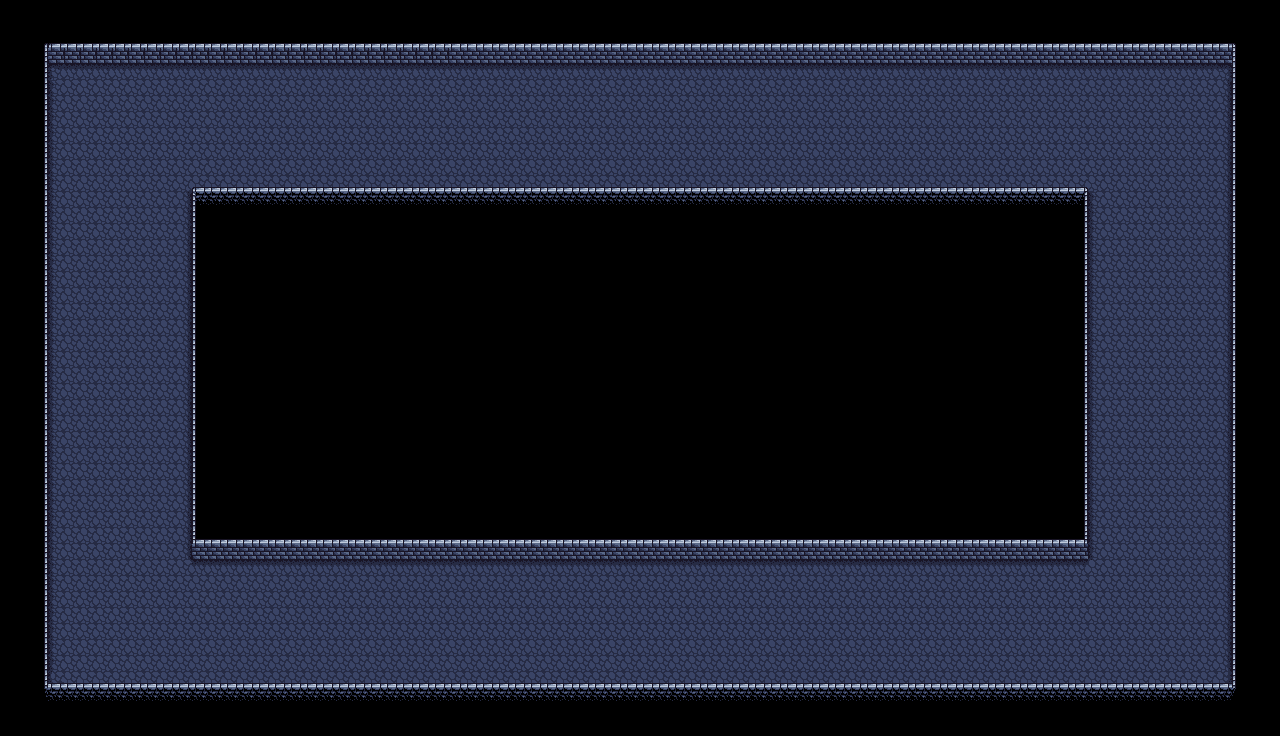

Rendered tile map (Tiled .tmx) drawn with the repository's tilesets; below, a short description and the map source with its tile grids summarised:
An orthogonal 80x46 tile map with 16x16 px tiles, 3 tile layers (Ground, Walls, Walls No Collide).

<map version="1.0" orientation="orthogonal" renderorder="right-down" width="80" height="46" tilewidth="16" tileheight="16" nextobjectid="1">
 <tileset firstgid="1" name="Dungeon Tile Set" tilewidth="16" tileheight="16" tilecount="256" columns="16">
  <image source="Dungeon Tile Set.png" width="256" height="256" />
 </tileset>
 <layer name="Ground" width="80" height="46">
  <data>[3680 cells, 1654 non-empty, 8 distinct tile ids]</data>
 </layer>
 <layer name="Walls" width="80" height="46">
  <data>[3680 cells, 1594 non-empty, 17 distinct tile ids]</data>
 </layer>
 <layer name="Walls No Collide" width="80" height="46">
  <data>[3680 cells, 646 non-empty, 22 distinct tile ids]</data>
 </layer>
</map>
